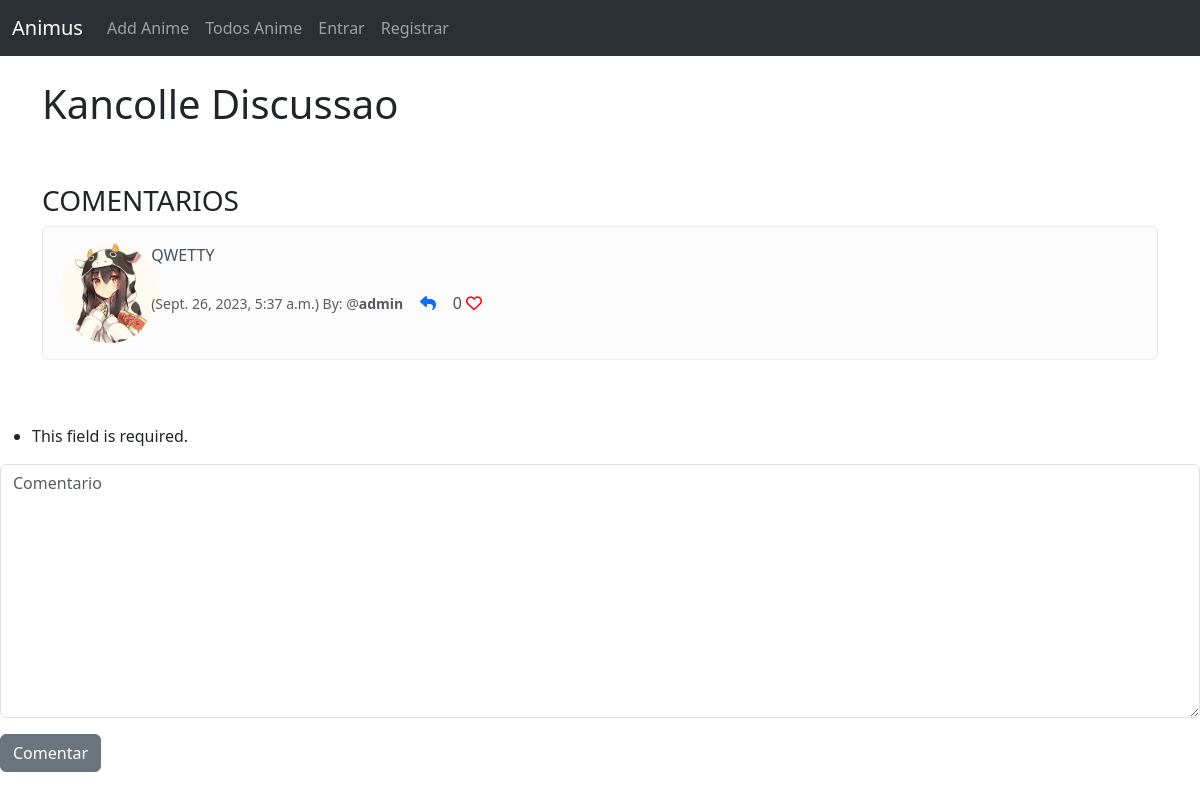
/show_anime/4, run on an earlier commit of the app's database.
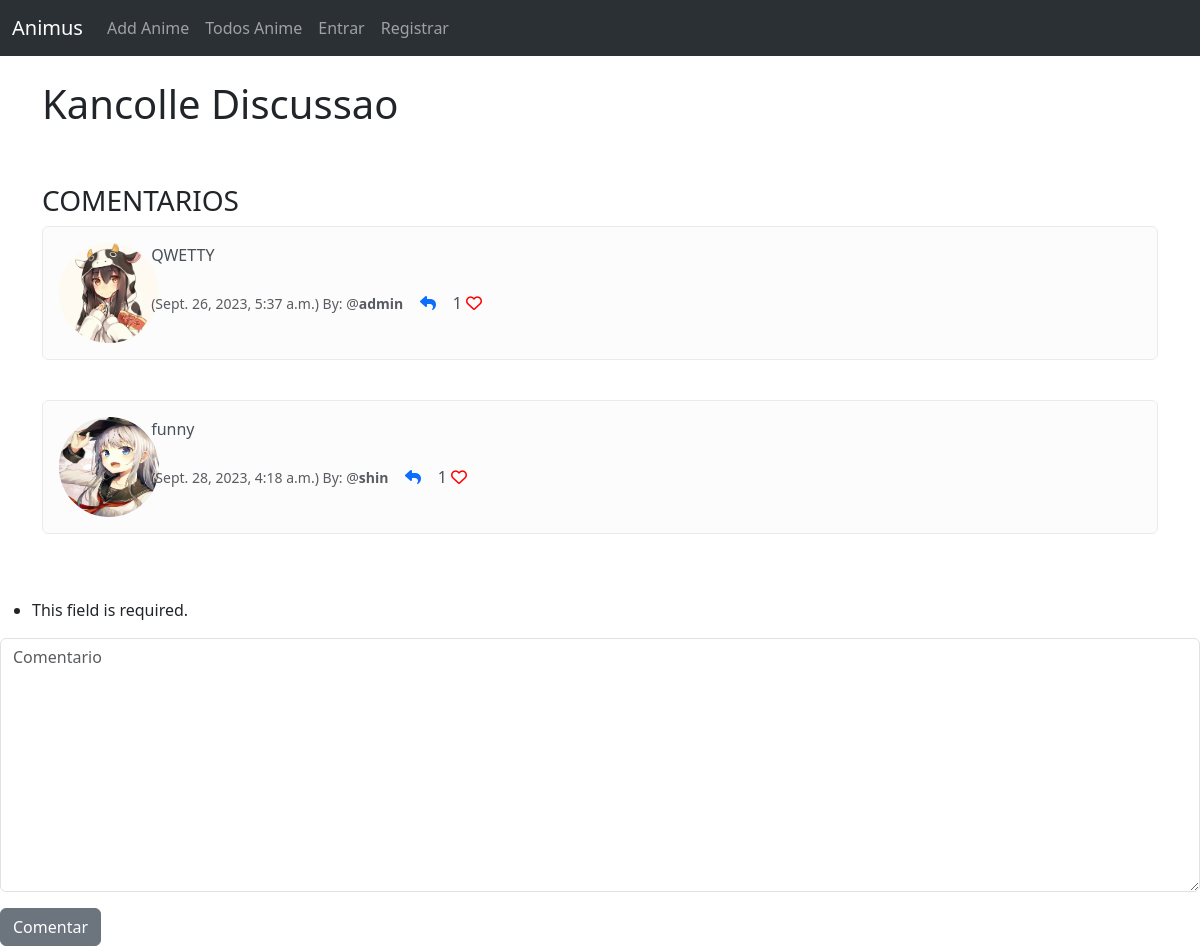
And on a later commit of the database.
### anime_forum/models.py (models this page shows, shortened)
class Comment(models.Model):
    post = models.ForeignKey(Post, related_name="comments", on_delete=models.CASCADE)
    user = models.ForeignKey(User, on_delete=models.CASCADE)
    body = models.TextField(max_length=300)
    likes = models.ManyToManyField(User, related_name="post_like", blank=True)
    date_creation = models.DateTimeField(auto_now_add=True)
    def num_of_likes(self):
        return self.likes.count()

class Profile(models.Model):
    user = models.OneToOneField(User, on_delete=models.CASCADE)
    profile_image = models.ImageField(null=True, blank=True, upload_to="images/users")
    profile_bio = models.CharField(null=True, blank=True, max_length=200)

### anime_forum/views.py (the view, shortened to what this page needs)
# urls.py: path("show_anime/<int:pk>", views.show_anime, name="show_anime"),
def show_anime(request, pk):
    anime = get_object_or_404(AddAnime, id=pk)
    post = get_object_or_404(Post, id=pk)
    form = CommentForm(request.POST)
    return render(
        request,
        "show_anime.html",
        {
            "post": post,
            "anime": anime,
            "form": form,
        },
    )

### anime_forum/forms.py
class CommentForm(forms.ModelForm):
    body = forms.CharField(
        required=True,
        label="",
        widget=forms.widgets.Textarea(
            attrs={"class": "form-control", "placeholder": "Comentario"}
        ),
    )
    class Meta:
        model = Comment
        fields = ("body",)

### anime_forum/templates/show_anime.html (shortened to what this page needs)
{% extends "base.html" %}
{% load static %}
{% block content %}
    <div class="container">
        <div class="col-md-4">
            <h1>{{ post.title }}</h1>
        </div>
        <br />
        <br />
        <h3>COMENTARIOS</h3>
        {% if not post.comments.all %}
            Sem COMENTARIOS <a href="#">Adicionar Comentario</a>
        {% else %}
            {% for comment in post.comments.all %}
                <div class="alert alert-light" role="alert">
                    <div class="row">
                        <div class="col-1">
                            {% if post.user.profile.profile_image %}
                                <img src="{{ comment.user.profile.profile_image.url }}"
                                     width="100"
                                     height="100"
                                     class="rounded-circle"
                                     alt="" />
                            {% else %}
                                <img src="{% static "\images\users\419d80fc47dbb030167929078cf52dd6d4b03f1c_full.jpg" %}"
                                     width="100"
                                     height="100"
                                     class="rounded-circle"
                                     alt="" />
                            {% endif %}
                        </div>
                        <div class="col-10">
                            {{ comment.body }}
                            <br />
                            <br />
                            <small class="text-muted">({{ comment.date_creation }}) By: @<strong>{{ comment.user }}</strong></small>
                            &nbsp;&nbsp;&nbsp;<a href="#"><i class="fas fa-reply"></i></a>
                            {{ comment.num_of_likes }}
                            {% if user in comment.likes.all %}
                                <a href="{% url "post_likes" comment.id %}"><i class="fa-solid fa-heart" style="color:red"></i></a>
                            {% else %}
                                <a href="{% url "post_likes" comment.id %}"><i class="fa fa-heart-o" style="color:red"></i></a>
                            {% endif %}
                        </div>
                    </div>
                </div>
                <br />
            {% endfor %}
        {% endif %}
        <br />
    </div>
    <form method="POST">
        {{ form.as_p }}
        <button class="btn btn-secondary" type="submit">Comentar</button>
    </form>
{% endblock content %}

What changed in the data, as far as the page shows it:
computed for Comment "QWETTY": num_of_likes "0" → "1"
added Comment: user.profile.profile_image (picture), body "funny", date_creation "Sept. 28, 2023, 4:18 a.m.", user "shin", num_of_likes "1"
